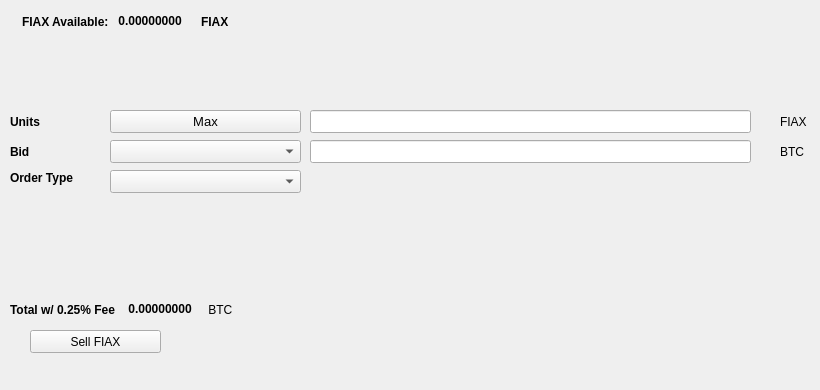
   <widget class="QWidget" name="SellTab">
    <attribute name="title">
     <string>Sell</string>
    </attribute>
    <widget class="QLabel" name="label_16">
     <property name="geometry">
      <rect>
       <x>780</x>
       <y>140</y>
       <width>31</width>
       <height>23</height>
      </rect>
     </property>
     <property name="text">
      <string>BTC</string>
     </property>
    </widget>
    <widget class="QComboBox" name="SellBidcomboBox">
     <property name="geometry">
      <rect>
       <x>110</x>
       <y>140</y>
       <width>191</width>
       <height>23</height>
      </rect>
     </property>
     <property name="font">
      <font>
       <pointsize>10</pointsize>
      </font>
     </property>
    </widget>
    <widget class="QLabel" name="label_18">
     <property name="geometry">
      <rect>
       <x>10</x>
       <y>110</y>
       <width>46</width>
       <height>23</height>
      </rect>
     </property>
     <property name="font">
      <font>
       <weight>75</weight>
       <bold>true</bold>
      </font>
     </property>
     <property name="text">
      <string>Units</string>
     </property>
    </widget>
    <widget class="QPushButton" name="Sell_Max_Amount">
     <property name="geometry">
      <rect>
       <x>110</x>
       <y>110</y>
       <width>191</width>
       <height>23</height>
      </rect>
     </property>
     <property name="font">
      <font>
       <pointsize>10</pointsize>
      </font>
     </property>
     <property name="text">
      <string>Max</string>
     </property>
    </widget>
    <widget class="QLabel" name="label_20">
     <property name="geometry">
      <rect>
       <x>10</x>
       <y>170</y>
       <width>91</width>
       <height>16</height>
      </rect>
     </property>
     <property name="font">
      <font>
       <weight>75</weight>
       <bold>true</bold>
      </font>
     </property>
     <property name="text">
      <string>Order Type</string>
     </property>
    </widget>
    <widget class="QComboBox" name="SellOrdertypeCombo">
     <property name="geometry">
      <rect>
       <x>110</x>
       <y>170</y>
       <width>191</width>
       <height>23</height>
      </rect>
     </property>
     <property name="font">
      <font>
       <pointsize>10</pointsize>
      </font>
     </property>
    </widget>
    <widget class="QLabel" name="label_21">
     <property name="geometry">
      <rect>
       <x>10</x>
       <y>140</y>
       <width>46</width>
       <height>23</height>
      </rect>
     </property>
     <property name="font">
      <font>
       <weight>75</weight>
       <bold>true</bold>
      </font>
     </property>
     <property name="text">
      <string>Bid</string>
     </property>
    </widget>
    <widget class="QLabel" name="label_22">
     <property name="geometry">
      <rect>
       <x>780</x>
       <y>110</y>
       <width>31</width>
       <height>23</height>
      </rect>
     </property>
     <property name="text">
      <string>FIAX</string>
     </property>
    </widget>
    <widget class="QLineEdit" name="UnitsInputFIAX">
     <property name="geometry">
      <rect>
       <x>310</x>
       <y>110</y>
       <width>441</width>
       <height>23</height>
      </rect>
     </property>
     <property name="font">
      <font>
       <pointsize>9</pointsize>
       <weight>75</weight>
       <bold>true</bold>
      </font>
     </property>
    </widget>
    <widget class="QLineEdit" name="SellBidPriceEdit">
     <property name="geometry">
      <rect>
       <x>310</x>
       <y>140</y>
       <width>441</width>
       <height>23</height>
      </rect>
     </property>
     <property name="font">
      <font>
       <pointsize>9</pointsize>
       <weight>75</weight>
       <bold>true</bold>
      </font>
     </property>
    </widget>
    <widget class="QPushButton" name="SellFIAXBTN">
     <property name="geometry">
      <rect>
       <x>30</x>
       <y>330</y>
       <width>131</width>
       <height>23</height>
      </rect>
     </property>
     <property name="text">
      <string>Sell FIAX</string>
     </property>
     <property name="icon">
      <iconset resource="../fiax">
       <normaloff>:/icons/bitcoin</normaloff>:/icons/bitcoin</iconset>
     </property>
    </widget>
    <widget class="QWidget" name="layoutWidget3">
     <property name="geometry">
      <rect>
       <x>22</x>
       <y>12</y>
       <width>258</width>
       <height>19</height>
      </rect>
     </property>
     <layout class="QHBoxLayout" name="horizontalLayout">
      <item>
       <widget class="QLabel" name="label232_2">
        <property name="font">
         <font>
          <weight>75</weight>
          <bold>true</bold>
         </font>
        </property>
        <property name="text">
         <string>FIAX Available:</string>
        </property>
       </widget>
      </item>
      <item>
       <widget class="QLabel" name="FIAXAvailableLabel">
        <property name="palette">
         <palette>
          <active>
           <colorrole role="WindowText">
            <brush brushstyle="SolidPattern">
             <color alpha="255">
              <red>0</red>
              <green>0</green>
              <blue>0</blue>
             </color>
            </brush>
           </colorrole>
           <colorrole role="Button">
            <brush brushstyle="SolidPattern">
             <color alpha="255">
              <red>0</red>
              <green>170</green>
              <blue>0</blue>
             </color>
            </brush>
           </colorrole>
           <colorrole role="Light">
            <brush brushstyle="SolidPattern">
             <color alpha="255">
              <red>0</red>
              <green>255</green>
              <blue>0</blue>
             </color>
            </brush>
           </colorrole>
           <colorrole role="Midlight">
            <brush brushstyle="SolidPattern">
             <color alpha="255">
              <red>0</red>
              <green>212</green>
              <blue>0</blue>
             </color>
            </brush>
           </colorrole>
           <colorrole role="Dark">
            <brush brushstyle="SolidPattern">
             <color alpha="255">
              <red>0</red>
              <green>85</green>
              <blue>0</blue>
             </color>
            </brush>
           </colorrole>
           <colorrole role="Mid">
            <brush brushstyle="SolidPattern">
             <color alpha="255">
              <red>0</red>
              <green>113</green>
              <blue>0</blue>
             </color>
            </brush>
           </colorrole>
           <colorrole role="Text">
            <brush brushstyle="SolidPattern">
             <color alpha="255">
              <red>0</red>
              <green>170</green>
              <blue>0</blue>
             </color>
            </brush>
           </colorrole>
           <colorrole role="BrightText">
            <brush brushstyle="SolidPattern">
             <color alpha="255">
              <red>255</red>
              <green>255</green>
              <blue>255</blue>
             </color>
            </brush>
           </colorrole>
           <colorrole role="ButtonText">
            <brush brushstyle="SolidPattern">
             <color alpha="255">
              <red>0</red>
              <green>0</green>
              <blue>0</blue>
             </color>
            </brush>
           </colorrole>
           <colorrole role="Base">
            <brush brushstyle="SolidPattern">
             <color alpha="255">
              <red>255</red>
              <green>255</green>
              <blue>255</blue>
             </color>
            </brush>
           </colorrole>
           <colorrole role="Window">
            <brush brushstyle="SolidPattern">
             <color alpha="255">
              <red>0</red>
              <green>170</green>
              <blue>0</blue>
             </color>
            </brush>
           </colorrole>
           <colorrole role="Shadow">
            <brush brushstyle="SolidPattern">
             <color alpha="255">
              <red>0</red>
              <green>0</green>
              <blue>0</blue>
             </color>
            </brush>
           </colorrole>
           <colorrole role="AlternateBase">
            <brush brushstyle="SolidPattern">
             <color alpha="255">
              <red>127</red>
              <green>212</green>
              <blue>127</blue>
             </color>
            </brush>
           </colorrole>
           <colorrole role="ToolTipBase">
            <brush brushstyle="SolidPattern">
             <color alpha="255">
              <red>255</red>
              <green>255</green>
              <blue>220</blue>
             </color>
            </brush>
           </colorrole>
           <colorrole role="ToolTipText">
            <brush brushstyle="SolidPattern">
             <color alpha="255">
              <red>0</red>
              <green>0</green>
              <blue>0</blue>
             </color>
            </brush>
           </colorrole>
          </active>
          <inactive>
           <colorrole role="WindowText">
            <brush brushstyle="SolidPattern">
             <color alpha="255">
              <red>0</red>
              <green>0</green>
              <blue>0</blue>
             </color>
            </brush>
           </colorrole>
           <colorrole role="Button">
            <brush brushstyle="SolidPattern">
             <color alpha="255">
              <red>0</red>
              <green>170</green>
              <blue>0</blue>
             </color>
            </brush>
           </colorrole>
           <colorrole role="Light">
            <brush brushstyle="SolidPattern">
             <color alpha="255">
              <red>0</red>
              <green>255</green>
              <blue>0</blue>
             </color>
            </brush>
           </colorrole>
           <colorrole role="Midlight">
            <brush brushstyle="SolidPattern">
             <color alpha="255">
              <red>0</red>
              <green>212</green>
              <blue>0</blue>
             </color>
            </brush>
           </colorrole>
           <colorrole role="Dark">
            <brush brushstyle="SolidPattern">
             <color alpha="255">
              <red>0</red>
              <green>85</green>
              <blue>0</blue>
             </color>
            </brush>
           </colorrole>
           <colorrole role="Mid">
            <brush brushstyle="SolidPattern">
             <color alpha="255">
              <red>0</red>
              <green>113</green>
              <blue>0</blue>
             </color>
            </brush>
           </colorrole>
           <colorrole role="Text">
            <brush brushstyle="SolidPattern">
             <color alpha="255">
              <red>0</red>
              <green>170</green>
              <blue>0</blue>
             </color>
            </brush>
           </colorrole>
           <colorrole role="BrightText">
            <brush brushstyle="SolidPattern">
             <color alpha="255">
              <red>255</red>
              <green>255</green>
              <blue>255</blue>
             </color>
            </brush>
           </colorrole>
           <colorrole role="ButtonText">
            <brush brushstyle="SolidPattern">
             <color alpha="255">
              <red>0</red>
              <green>0</green>
              <blue>0</blue>
             </color>
            </brush>
           </colorrole>
           <colorrole role="Base">
            <brush brushstyle="SolidPattern">
             <color alpha="255">
              <red>255</red>
              <green>255</green>
              <blue>255</blue>
             </color>
            </brush>
           </colorrole>
           <colorrole role="Window">
            <brush brushstyle="SolidPattern">
             <color alpha="255">
              <red>0</red>
              <green>170</green>
              <blue>0</blue>
             </color>
            </brush>
           </colorrole>
           <colorrole role="Shadow">
            <brush brushstyle="SolidPattern">
             <color alpha="255">
              <red>0</red>
              <green>0</green>
              <blue>0</blue>
             </color>
            </brush>
           </colorrole>
           <colorrole role="AlternateBase">
            <brush brushstyle="SolidPattern">
             <color alpha="255">
              <red>127</red>
              <green>212</green>
              <blue>127</blue>
             </color>
            </brush>
           </colorrole>
           <colorrole role="ToolTipBase">
            <brush brushstyle="SolidPattern">
             <color alpha="255">
              <red>255</red>
              <green>255</green>
              <blue>220</blue>
             </color>
            </brush>
           </colorrole>
           <colorrole role="ToolTipText">
            <brush brushstyle="SolidPattern">
             <color alpha="255">
              <red>0</red>
              <green>0</green>
              <blue>0</blue>
             </color>
            </brush>
           </colorrole>
          </inactive>
          <disabled>
           <colorrole role="WindowText">
            <brush brushstyle="SolidPattern">
             <color alpha="255">
              <red>0</red>
              <green>85</green>
              <blue>0</blue>
             </color>
            </brush>
           </colorrole>
           <colorrole role="Button">
            <brush brushstyle="SolidPattern">
             <color alpha="255">
              <red>0</red>
              <green>170</green>
              <blue>0</blue>
             </color>
            </brush>
           </colorrole>
           <colorrole role="Light">
            <brush brushstyle="SolidPattern">
             <color alpha="255">
              <red>0</red>
              <green>255</green>
              <blue>0</blue>
             </color>
            </brush>
           </colorrole>
           <colorrole role="Midlight">
            <brush brushstyle="SolidPattern">
             <color alpha="255">
              <red>0</red>
              <green>212</green>
              <blue>0</blue>
             </color>
            </brush>
           </colorrole>
           <colorrole role="Dark">
            <brush brushstyle="SolidPattern">
             <color alpha="255">
              <red>0</red>
              <green>85</green>
              <blue>0</blue>
             </color>
            </brush>
           </colorrole>
           <colorrole role="Mid">
            <brush brushstyle="SolidPattern">
             <color alpha="255">
              <red>0</red>
              <green>113</green>
              <blue>0</blue>
             </color>
            </brush>
           </colorrole>
           <colorrole role="Text">
            <brush brushstyle="SolidPattern">
             <color alpha="255">
              <red>0</red>
              <green>85</green>
              <blue>0</blue>
             </color>
            </brush>
           </colorrole>
           <colorrole role="BrightText">
            <brush brushstyle="SolidPattern">
             <color alpha="255">
              <red>255</red>
              <green>255</green>
              <blue>255</blue>
             </color>
            </brush>
           </colorrole>
           <colorrole role="ButtonText">
            <brush brushstyle="SolidPattern">
             <color alpha="255">
              <red>0</red>
              <green>85</green>
              <blue>0</blue>
             </color>
            </brush>
           </colorrole>
           <colorrole role="Base">
            <brush brushstyle="SolidPattern">
             <color alpha="255">
              <red>0</red>
              <green>170</green>
              <blue>0</blue>
             </color>
            </brush>
           </colorrole>
           <colorrole role="Window">
            <brush brushstyle="SolidPattern">
             <color alpha="255">
              <red>0</red>
              <green>170</green>
              <blue>0</blue>
             </color>
            </brush>
           </colorrole>
           <colorrole role="Shadow">
            <brush brushstyle="SolidPattern">
             <color alpha="255">
              <red>0</red>
              <green>0</green>
              <blue>0</blue>
             </color>
            </brush>
           </colorrole>
           <colorrole role="AlternateBase">
            <brush brushstyle="SolidPattern">
             <color alpha="255">
              <red>0</red>
              <green>170</green>
              <blue>0</blue>
             </color>
            </brush>
           </colorrole>
           <colorrole role="ToolTipBase">
            <brush brushstyle="SolidPattern">
             <color alpha="255">
              <red>255</red>
              <green>255</green>
              <blue>220</blue>
             </color>
            </brush>
           </colorrole>
           <colorrole role="ToolTipText">
            <brush brushstyle="SolidPattern">
             <color alpha="255">
              <red>0</red>
              <green>0</green>
              <blue>0</blue>
             </color>
            </brush>
           </colorrole>
          </disabled>
         </palette>
        </property>
        <property name="font">
         <font>
          <weight>75</weight>
          <bold>true</bold>
         </font>
        </property>
        <property name="text">
         <string> 0.00000000 </string>
        </property>
        <property name="textInteractionFlags">
         <set>Qt::LinksAccessibleByMouse|Qt::TextSelectableByKeyboard|Qt::TextSelectableByMouse</set>
        </property>
       </widget>
      </item>
      <item>
       <widget class="QLabel" name="labelFIAX">
        <property name="font">
         <font>
          <weight>75</weight>
          <bold>true</bold>
         </font>
        </property>
        <property name="text">
         <string>FIAX</string>
        </property>
       </widget>
      </item>
     </layout>
    </widget>
    <widget class="QWidget" name="layoutWidget">
     <property name="geometry">
      <rect>
       <x>10</x>
       <y>300</y>
       <width>268</width>
       <height>19</height>
      </rect>
     </property>
     <layout class="QHBoxLayout" name="horizontalLayout_2">
      <item>
       <widget class="QLabel" name="label_19">
        <property name="font">
         <font>
          <weight>75</weight>
          <bold>true</bold>
         </font>
        </property>
        <property name="text">
         <string>Total w/ 0.25% Fee </string>
        </property>
       </widget>
      </item>
      <item>
       <widget class="QLabel" name="SellCostLabel">
        <property name="palette">
         <palette>
          <active>
           <colorrole role="WindowText">
            <brush brushstyle="SolidPattern">
             <color alpha="255">
              <red>0</red>
              <green>0</green>
              <blue>0</blue>
             </color>
            </brush>
           </colorrole>
           <colorrole role="Button">
            <brush brushstyle="SolidPattern">
             <color alpha="255">
              <red>0</red>
              <green>170</green>
              <blue>0</blue>
             </color>
            </brush>
           </colorrole>
           <colorrole role="Light">
            <brush brushstyle="SolidPattern">
             <color alpha="255">
              <red>0</red>
              <green>255</green>
              <blue>0</blue>
             </color>
            </brush>
           </colorrole>
           <colorrole role="Midlight">
            <brush brushstyle="SolidPattern">
             <color alpha="255">
              <red>0</red>
              <green>212</green>
              <blue>0</blue>
             </color>
            </brush>
           </colorrole>
           <colorrole role="Dark">
            <brush brushstyle="SolidPattern">
             <color alpha="255">
              <red>0</red>
              <green>85</green>
              <blue>0</blue>
             </color>
            </brush>
           </colorrole>
           <colorrole role="Mid">
            <brush brushstyle="SolidPattern">
             <color alpha="255">
              <red>0</red>
              <green>113</green>
              <blue>0</blue>
             </color>
            </brush>
           </colorrole>
           <colorrole role="Text">
            <brush brushstyle="SolidPattern">
             <color alpha="255">
              <red>0</red>
              <green>170</green>
              <blue>0</blue>
             </color>
            </brush>
           </colorrole>
           <colorrole role="BrightText">
            <brush brushstyle="SolidPattern">
             <color alpha="255">
              <red>255</red>
              <green>255</green>
              <blue>255</blue>
             </color>
            </brush>
           </colorrole>
           <colorrole role="ButtonText">
            <brush brushstyle="SolidPattern">
             <color alpha="255">
              <red>0</red>
              <green>0</green>
              <blue>0</blue>
             </color>
            </brush>
           </colorrole>
           <colorrole role="Base">
            <brush brushstyle="SolidPattern">
             <color alpha="255">
              <red>255</red>
              <green>255</green>
              <blue>255</blue>
             </color>
            </brush>
           </colorrole>
           <colorrole role="Window">
            <brush brushstyle="SolidPattern">
             <color alpha="255">
              <red>0</red>
              <green>170</green>
              <blue>0</blue>
             </color>
            </brush>
           </colorrole>
           <colorrole role="Shadow">
            <brush brushstyle="SolidPattern">
             <color alpha="255">
              <red>0</red>
              <green>0</green>
              <blue>0</blue>
             </color>
            </brush>
           </colorrole>
           <colorrole role="AlternateBase">
            <brush brushstyle="SolidPattern">
             <color alpha="255">
              <red>127</red>
              <green>212</green>
              <blue>127</blue>
             </color>
            </brush>
           </colorrole>
           <colorrole role="ToolTipBase">
            <brush brushstyle="SolidPattern">
             <color alpha="255">
              <red>255</red>
              <green>255</green>
              <blue>220</blue>
             </color>
            </brush>
           </colorrole>
           <colorrole role="ToolTipText">
            <brush brushstyle="SolidPattern">
             <color alpha="255">
              <red>0</red>
              <green>0</green>
              <blue>0</blue>
             </color>
            </brush>
           </colorrole>
          </active>
          <inactive>
           <colorrole role="WindowText">
            <brush brushstyle="SolidPattern">
             <color alpha="255">
              <red>0</red>
              <green>0</green>
              <blue>0</blue>
             </color>
            </brush>
           </colorrole>
           <colorrole role="Button">
            <brush brushstyle="SolidPattern">
             <color alpha="255">
              <red>0</red>
              <green>170</green>
              <blue>0</blue>
             </color>
            </brush>
           </colorrole>
           <colorrole role="Light">
            <brush brushstyle="SolidPattern">
             <color alpha="255">
              <red>0</red>
              <green>255</green>
              <blue>0</blue>
             </color>
            </brush>
           </colorrole>
           <colorrole role="Midlight">
            <brush brushstyle="SolidPattern">
             <color alpha="255">
              <red>0</red>
              <green>212</green>
              <blue>0</blue>
             </color>
            </brush>
           </colorrole>
           <colorrole role="Dark">
            <brush brushstyle="SolidPattern">
             <color alpha="255">
              <red>0</red>
              <green>85</green>
              <blue>0</blue>
             </color>
            </brush>
           </colorrole>
           <colorrole role="Mid">
            <brush brushstyle="SolidPattern">
             <color alpha="255">
              <red>0</red>
              <green>113</green>
              <blue>0</blue>
             </color>
            </brush>
           </colorrole>
           <colorrole role="Text">
            <brush brushstyle="SolidPattern">
             <color alpha="255">
              <red>0</red>
              <green>170</green>
              <blue>0</blue>
             </color>
            </brush>
           </colorrole>
           <colorrole role="BrightText">
            <brush brushstyle="SolidPattern">
             <color alpha="255">
              <red>255</red>
              <green>255</green>
              <blue>255</blue>
             </color>
            </brush>
           </colorrole>
           <colorrole role="ButtonText">
            <brush brushstyle="SolidPattern">
             <color alpha="255">
              <red>0</red>
              <green>0</green>
              <blue>0</blue>
             </color>
            </brush>
           </colorrole>
           <colorrole role="Base">
            <brush brushstyle="SolidPattern">
             <color alpha="255">
              <red>255</red>
              <green>255</green>
              <blue>255</blue>
             </color>
            </brush>
           </colorrole>
           <colorrole role="Window">
            <brush brushstyle="SolidPattern">
             <color alpha="255">
              <red>0</red>
              <green>170</green>
              <blue>0</blue>
             </color>
            </brush>
           </colorrole>
           <colorrole role="Shadow">
            <brush brushstyle="SolidPattern">
             <color alpha="255">
              <red>0</red>
              <green>0</green>
              <blue>0</blue>
             </color>
            </brush>
           </colorrole>
           <colorrole role="AlternateBase">
            <brush brushstyle="SolidPattern">
             <color alpha="255">
              <red>127</red>
              <green>212</green>
              <blue>127</blue>
             </color>
            </brush>
           </colorrole>
           <colorrole role="ToolTipBase">
            <brush brushstyle="SolidPattern">
             <color alpha="255">
              <red>255</red>
              <green>255</green>
              <blue>220</blue>
             </color>
            </brush>
           </colorrole>
           <colorrole role="ToolTipText">
            <brush brushstyle="SolidPattern">
             <color alpha="255">
              <red>0</red>
              <green>0</green>
              <blue>0</blue>
             </color>
            </brush>
           </colorrole>
          </inactive>
          <disabled>
           <colorrole role="WindowText">
            <brush brushstyle="SolidPattern">
             <color alpha="255">
              <red>0</red>
              <green>85</green>
              <blue>0</blue>
             </color>
            </brush>
           </colorrole>
           <colorrole role="Button">
            <brush brushstyle="SolidPattern">
             <color alpha="255">
              <red>0</red>
              <green>170</green>
              <blue>0</blue>
             </color>
            </brush>
           </colorrole>
           <colorrole role="Light">
            <brush brushstyle="SolidPattern">
             <color alpha="255">
              <red>0</red>
              <green>255</green>
              <blue>0</blue>
             </color>
            </brush>
           </colorrole>
           <colorrole role="Midlight">
            <brush brushstyle="SolidPattern">
             <color alpha="255">
              <red>0</red>
              <green>212</green>
              <blue>0</blue>
             </color>
            </brush>
           </colorrole>
           <colorrole role="Dark">
            <brush brushstyle="SolidPattern">
             <color alpha="255">
              <red>0</red>
              <green>85</green>
              <blue>0</blue>
             </color>
            </brush>
           </colorrole>
           <colorrole role="Mid">
            <brush brushstyle="SolidPattern">
             <color alpha="255">
              <red>0</red>
              <green>113</green>
              <blue>0</blue>
             </color>
            </brush>
           </colorrole>
           <colorrole role="Text">
            <brush brushstyle="SolidPattern">
             <color alpha="255">
              <red>0</red>
              <green>85</green>
              <blue>0</blue>
             </color>
            </brush>
           </colorrole>
           <colorrole role="BrightText">
            <brush brushstyle="SolidPattern">
             <color alpha="255">
              <red>255</red>
              <green>255</green>
              <blue>255</blue>
             </color>
            </brush>
           </colorrole>
           <colorrole role="ButtonText">
            <brush brushstyle="SolidPattern">
             <color alpha="255">
              <red>0</red>
              <green>85</green>
              <blue>0</blue>
             </color>
            </brush>
           </colorrole>
           <colorrole role="Base">
            <brush brushstyle="SolidPattern">
             <color alpha="255">
              <red>0</red>
              <green>170</green>
              <blue>0</blue>
             </color>
            </brush>
           </colorrole>
           <colorrole role="Window">
            <brush brushstyle="SolidPattern">
             <color alpha="255">
              <red>0</red>
              <green>170</green>
              <blue>0</blue>
             </color>
            </brush>
           </colorrole>
           <colorrole role="Shadow">
            <brush brushstyle="SolidPattern">
             <color alpha="255">
              <red>0</red>
              <green>0</green>
              <blue>0</blue>
             </color>
            </brush>
           </colorrole>
           <colorrole role="AlternateBase">
            <brush brushstyle="SolidPattern">
             <color alpha="255">
              <red>0</red>
              <green>170</green>
              <blue>0</blue>
             </color>
            </brush>
           </colorrole>
           <colorrole role="ToolTipBase">
            <brush brushstyle="SolidPattern">
             <color alpha="255">
              <red>255</red>
              <green>255</green>
              <blue>220</blue>
             </color>
            </brush>
           </colorrole>
           <colorrole role="ToolTipText">
            <brush brushstyle="SolidPattern">
             <color alpha="255">
              <red>0</red>
              <green>0</green>
              <blue>0</blue>
             </color>
            </brush>
           </colorrole>
          </disabled>
         </palette>
        </property>
        <property name="font">
         <font>
          <weight>75</weight>
          <bold>true</bold>
         </font>
        </property>
        <property name="autoFillBackground">
         <bool>false</bool>
        </property>
        <property name="text">
         <string> 0.00000000</string>
        </property>
        <property name="textInteractionFlags">
         <set>Qt::LinksAccessibleByMouse|Qt::TextSelectableByMouse</set>
        </property>
       </widget>
      </item>
      <item>
       <widget class="QLabel" name="label_17">
        <property name="font">
         <font>
          <weight>50</weight>
          <bold>false</bold>
         </font>
        </property>
        <property name="text">
         <string> BTC</string>
        </property>
       </widget>
      </item>
     </layout>
    </widget>
    <widget class="QLabel" name="label_23">
     <property name="geometry">
      <rect>
       <x>460</x>
       <y>300</y>
       <width>281</width>
       <height>81</height>
      </rect>
     </property>
     <property name="text">
      <string/>
     </property>
     <property name="pixmap">
      <pixmap>:/images/bittrex</pixmap>
     </property>
    </widget>
   </widget>
